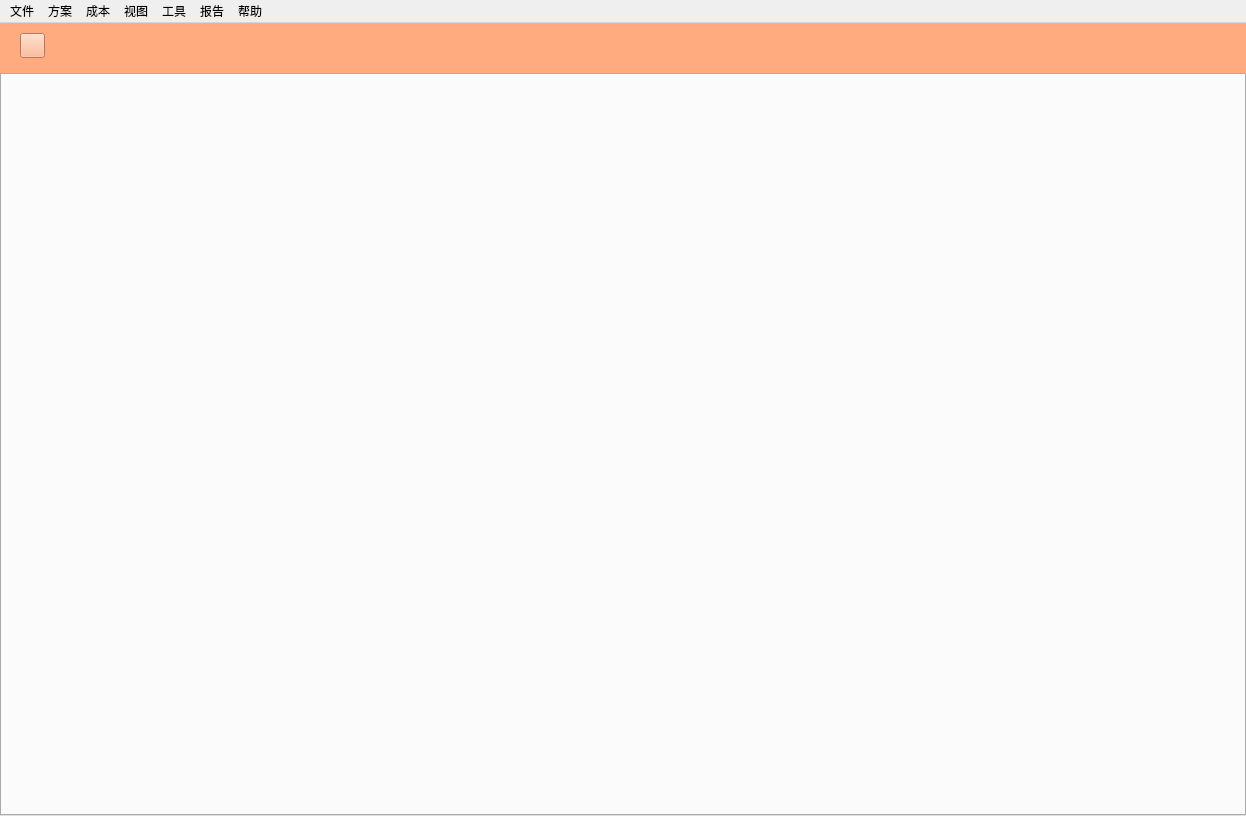
<?xml version="1.0" encoding="UTF-8"?>
<ui version="4.0">
 <class>PrioriMainWindow</class>
 <widget class="QMainWindow" name="PrioriMainWindow">
  <property name="geometry">
   <rect>
    <x>0</x>
    <y>0</y>
    <width>1246</width>
    <height>816</height>
   </rect>
  </property>
  <property name="sizePolicy">
   <sizepolicy hsizetype="Expanding" vsizetype="Preferred">
    <horstretch>0</horstretch>
    <verstretch>0</verstretch>
   </sizepolicy>
  </property>
  <property name="windowTitle">
   <string>MainWindow</string>
  </property>
  <widget class="QWidget" name="centralwidget">
   <layout class="QVBoxLayout" name="verticalLayout">
    <property name="spacing">
     <number>0</number>
    </property>
    <property name="leftMargin">
     <number>0</number>
    </property>
    <property name="topMargin">
     <number>0</number>
    </property>
    <property name="rightMargin">
     <number>0</number>
    </property>
    <property name="bottomMargin">
     <number>0</number>
    </property>
    <item>
     <widget class="QWidget" name="tool_widget" native="true">
      <property name="minimumSize">
       <size>
        <width>0</width>
        <height>50</height>
       </size>
      </property>
      <property name="maximumSize">
       <size>
        <width>16777215</width>
        <height>50</height>
       </size>
      </property>
      <property name="styleSheet">
       <string notr="true">background-color: rgb(255, 170, 127);</string>
      </property>
      <widget class="QPushButton" name="btn_save">
       <property name="geometry">
        <rect>
         <x>20</x>
         <y>10</y>
         <width>25</width>
         <height>25</height>
        </rect>
       </property>
       <property name="minimumSize">
        <size>
         <width>25</width>
         <height>25</height>
        </size>
       </property>
       <property name="maximumSize">
        <size>
         <width>25</width>
         <height>25</height>
        </size>
       </property>
       <property name="text">
        <string/>
       </property>
       <property name="icon">
        <iconset resource="aPriori_01.qrc">
         <normaloff>:/aPriori_01/icon/保存.svg</normaloff>:/aPriori_01/icon/保存.svg</iconset>
       </property>
      </widget>
     </widget>
    </item>
    <item>
     <widget class="QTabWidget" name="tabWidget_all">
      <property name="styleSheet">
       <string notr="true">QTabBar::tab {background: qlineargradient(
        x1: 0, y1: 0, x2: 0, y2: 1,
        stop: 0 #FFFACD, stop: 0.5 #FFE4B5, stop: 1 #FFDAB9
    );

min-width:100px;
min-height:35px;

}</string>
      </property>
      <property name="currentIndex">
       <number>-1</number>
      </property>
     </widget>
    </item>
   </layout>
  </widget>
  <widget class="QMenuBar" name="menubar">
   <property name="geometry">
    <rect>
     <x>0</x>
     <y>0</y>
     <width>1246</width>
     <height>26</height>
    </rect>
   </property>
   <widget class="QMenu" name="menu">
    <property name="title">
     <string>文件</string>
    </property>
    <addaction name="open_action"/>
    <addaction name="cost_action"/>
   </widget>
   <widget class="QMenu" name="menu_2">
    <property name="title">
     <string>方案</string>
    </property>
   </widget>
   <widget class="QMenu" name="menu_3">
    <property name="title">
     <string>成本</string>
    </property>
   </widget>
   <widget class="QMenu" name="menu_4">
    <property name="title">
     <string>视图</string>
    </property>
   </widget>
   <widget class="QMenu" name="menu_5">
    <property name="title">
     <string>工具</string>
    </property>
   </widget>
   <widget class="QMenu" name="menu_6">
    <property name="title">
     <string>报告</string>
    </property>
   </widget>
   <widget class="QMenu" name="menu_7">
    <property name="title">
     <string>帮助</string>
    </property>
   </widget>
   <addaction name="menu"/>
   <addaction name="menu_2"/>
   <addaction name="menu_3"/>
   <addaction name="menu_4"/>
   <addaction name="menu_5"/>
   <addaction name="menu_6"/>
   <addaction name="menu_7"/>
  </widget>
  <action name="open_action">
   <property name="text">
    <string>打开</string>
   </property>
  </action>
  <action name="cost_action">
   <property name="text">
    <string>测试成本表单</string>
   </property>
  </action>
 </widget>
 <resources>
  <include location="aPriori_01.qrc"/>
 </resources>
 <connections/>
</ui>
